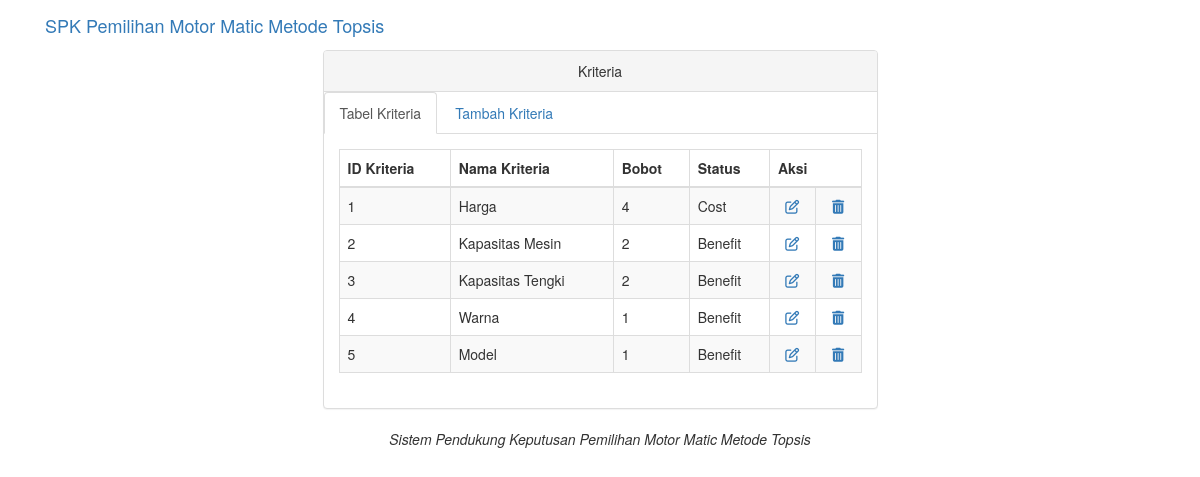
Page /kriteria.php on the committed database.
### tables this page shows
CREATE TABLE `tab_kriteria` (
  `id_kriteria` int(11) NOT NULL,
  `nama_kriteria` varchar(50) NOT NULL,
  `bobot` float NOT NULL,
  `status` varchar(20) NOT NULL
);

### kriteria.php (the view, shortened to what this page needs)
<?php
include ("koneksi.php");
 ?>
<!DOCTYPE html>
<html>
  <head>
    <link href="tampilan/css/bootstrap.min.css" rel="stylesheet">
    <link href="tampilan/font-awesome/css/font-awesome.min.css" rel="stylesheet" type="text/css">
  </head>
  <body>
    <nav class="">
      <div class="container">
        <div class="navbar-header">
          <a class="navbar-brand" href="index.php">SPK Pemilihan Motor Matic Metode Topsis</a>
        </div>
      </div>
    </nav>
    <div class="container">
      <div class="row">
        <div class="col-lg-6 col-lg-offset-3">
            <div class="panel panel-default">
                <div class="panel-heading text-center">
                    Kriteria
                </div>
                <ul class="nav nav-tabs">
                    <li class="active">
                      <a href="kriteria.php" data-toggle="tab">Tabel Kriteria</a>
                    </li>
                    <li>
                      <a href="kriteriatambah.php" data-toggle="tab">Tambah Kriteria</a>
                    </li>
                </ul>
                <div class="panel-body">
                    <div class="tab-content">
                      <div class="">
                        <table class="table table-striped table-bordered table-hover">
                          <thead>
                            <tr>
                              <th>ID Kriteria</th>
                              <th>Nama Kriteria</th>
                              <th>Bobot</th>
                              <th>Status</th>
                              <th colspan="3">Aksi</th>
                            </tr>
                          </thead>
                          <tbody>
                            <?php
                            $sql = $koneksi->query('SELECT * FROM tab_kriteria');
                            while ($row = $sql->fetch_array()) {
                            ?>
                            <tr>
                              <td><?php echo $row[0] ?></td>
                              <td><?php echo $row[1] ?></td>
                              <td><?php echo $row[2] ?></td>
                              <td><?php echo $row[3] ?></td>
                              <td align="center">
                                <a href="editkriteria.php?id_kriteria=<?php echo $row['id_kriteria'] ?>"> <i class="fa fa-edit fa-fw"></i>
                                </td>
                              <td align="center">
                                <a href="hapuskriteria.php?id_kriteria=<?php echo $row['id_kriteria'] ?>"> <i class="fa fa-trash fa-fw"></i>
                                </td>
                            </tr>
                            <?php } ?>
                          </tbody>
                        </table>
                      </div>
                    </div>
                </div>
            </div>
        </div>
      </div>
    </div>
    <footer class="text-center">
      <div class="footer-below">
        <div class="container">
          <div class="row">
            <div class="col-lg-12">
                            <em>Sistem Pendukung Keputusan Pemilihan Motor Matic Metode Topsis</em>
            </div>
          </div>
        </div>
      </div>
    </footer>
  </body>
</html>

### rows in the picture
tab_kriteria: id_kriteria "1", nama_kriteria "Harga", bobot "4", status "Cost"
tab_kriteria: id_kriteria "2", nama_kriteria "Kapasitas Mesin", bobot "2", status "Benefit"
tab_kriteria: id_kriteria "3", nama_kriteria "Kapasitas Tengki", bobot "2", status "Benefit"
tab_kriteria: id_kriteria "4", nama_kriteria "Warna", bobot "1", status "Benefit"
tab_kriteria: id_kriteria "5", nama_kriteria "Model", bobot "1", status "Benefit"
